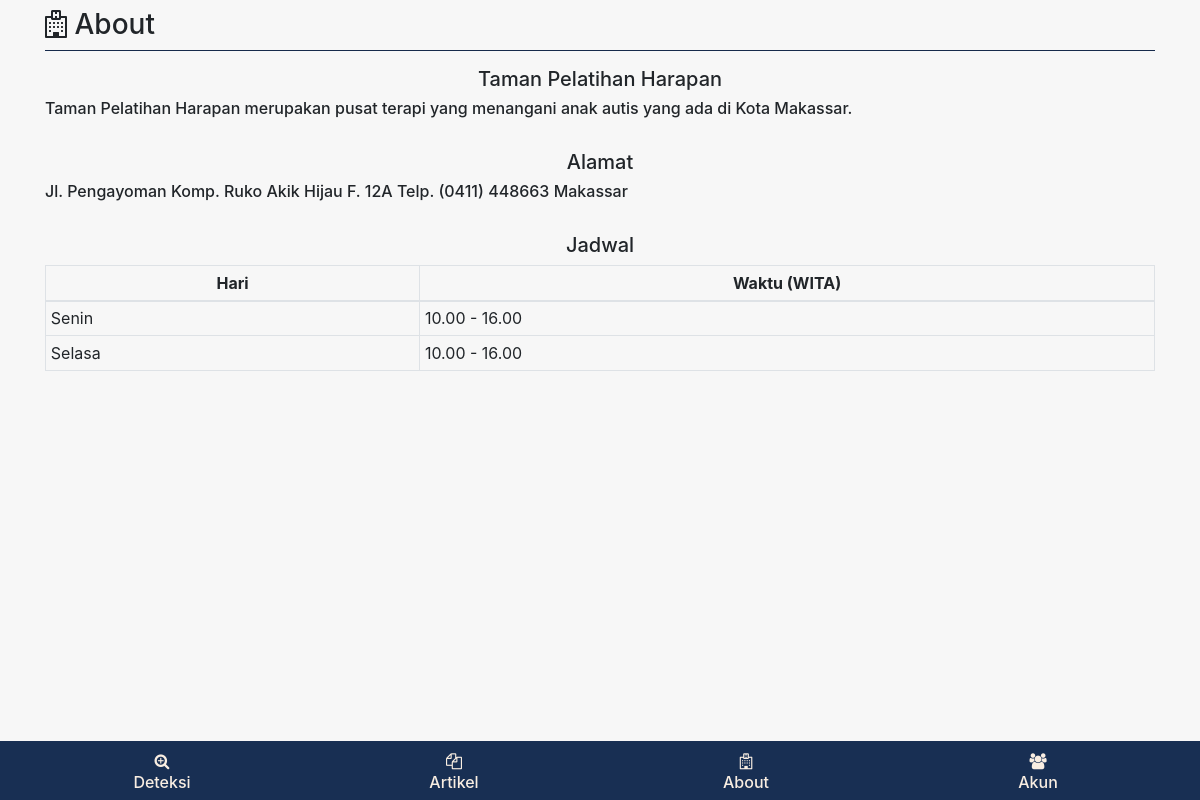
/view/index.php?page=about (signed in), run on the app's committed database.
### tables this page shows
CREATE TABLE `profil` (
  `id` int(11) NOT NULL,
  `menu` varchar(128) NOT NULL,
  `content` text NOT NULL
);

CREATE TABLE `jadwal` (
  `id` int(11) NOT NULL,
  `hari` varchar(128) NOT NULL,
  `waktu` varchar(128) NOT NULL
);

### view/about/about.php (the view)
<div class="container">
    <h3 class="mt-2"> <i class="fa fa-hospital-o"></i> About</h3>
    <hr class="mt-0 bg-biru">
    <?php $getProfil = $koneksi->query("SELECT * FROM profil") ?>
    <?php while ($dataProfil = $getProfil->fetch_assoc()) : ?>
        <div class="h5 text-center">
            <?= $dataProfil['menu'] ?>
        </div>
        <div class="h6">
            <?= $dataProfil['content'] ?>
        </div>
        <br>
    <?php endwhile ?>
    <div class="h5 text-center">
        Jadwal
    </div>
    <table class="table table-condensed table-bordered table-sm">
        <thead>
            <tr>
                <th class="text-center">Hari</th>
                <th class="text-center">Waktu (WITA)</th>
            </tr>
        </thead>
        <tbody>
            <?php $getJadwal = $koneksi->query("SELECT * FROM jadwal") ?>
            <?php while ($dataJadwal = $getJadwal->fetch_assoc()): ?>
            <tr>
                <td><?= $dataJadwal['hari'] ?></td>
                <td><?= $dataJadwal['waktu'] ?></td>
            </tr>
            <?php endwhile ?>
        </tbody>
    </table>
</div>

### view/assets/css/custom.css (style rules this page uses)
.bg-putih { background-color: #f7f7f7 !important; }
.bg-biru { background-color: #182f53 !important; }

### data on the page
profil: menu "Taman Pelatihan Harapan", content "Taman Pelatihan Harapan merupakan pusat terapi yang menangani anak autis yang ada di Kota Makassar."
profil: menu "Alamat", content "Jl. Pengayoman Komp. Ruko Akik Hijau F. 12A Telp. (0411) 448663 Makassar"
jadwal: hari "Senin", waktu "10.00 - 16.00"
jadwal: hari "Selasa", waktu "10.00 - 16.00"
